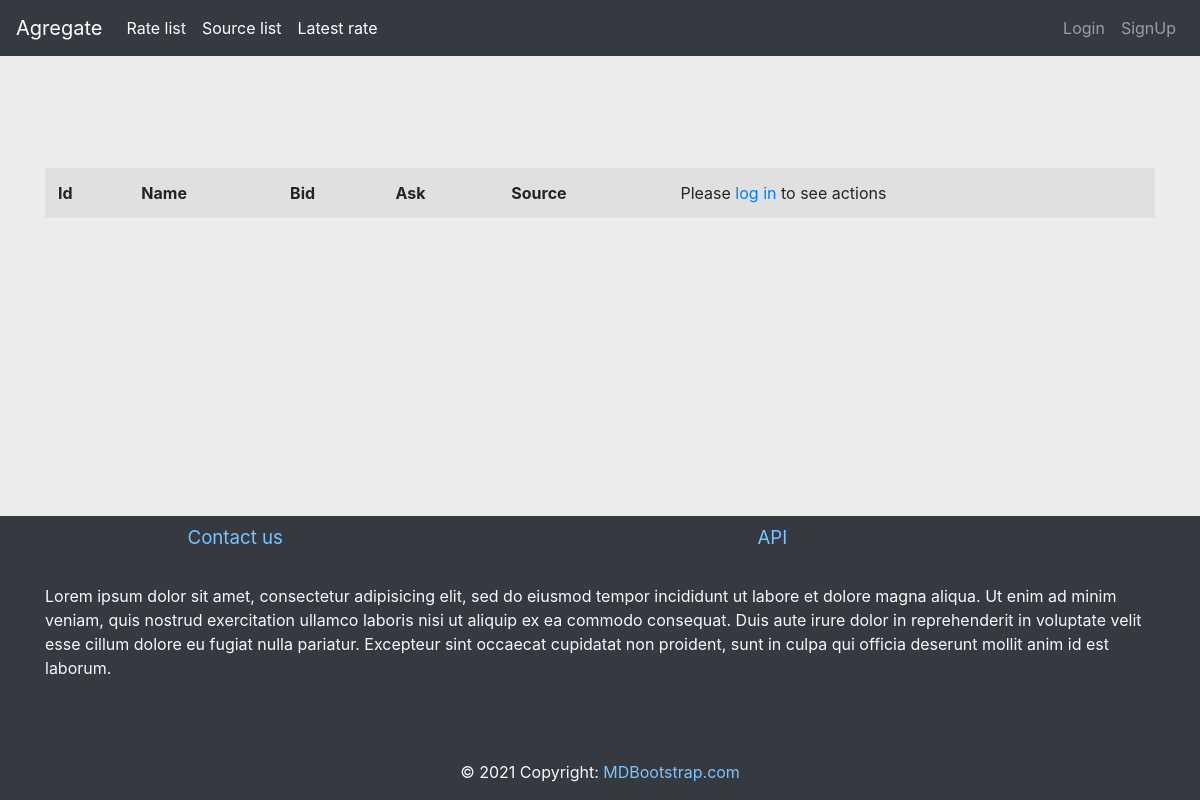
/currency/rate/latest, run on an earlier commit of the app's database.
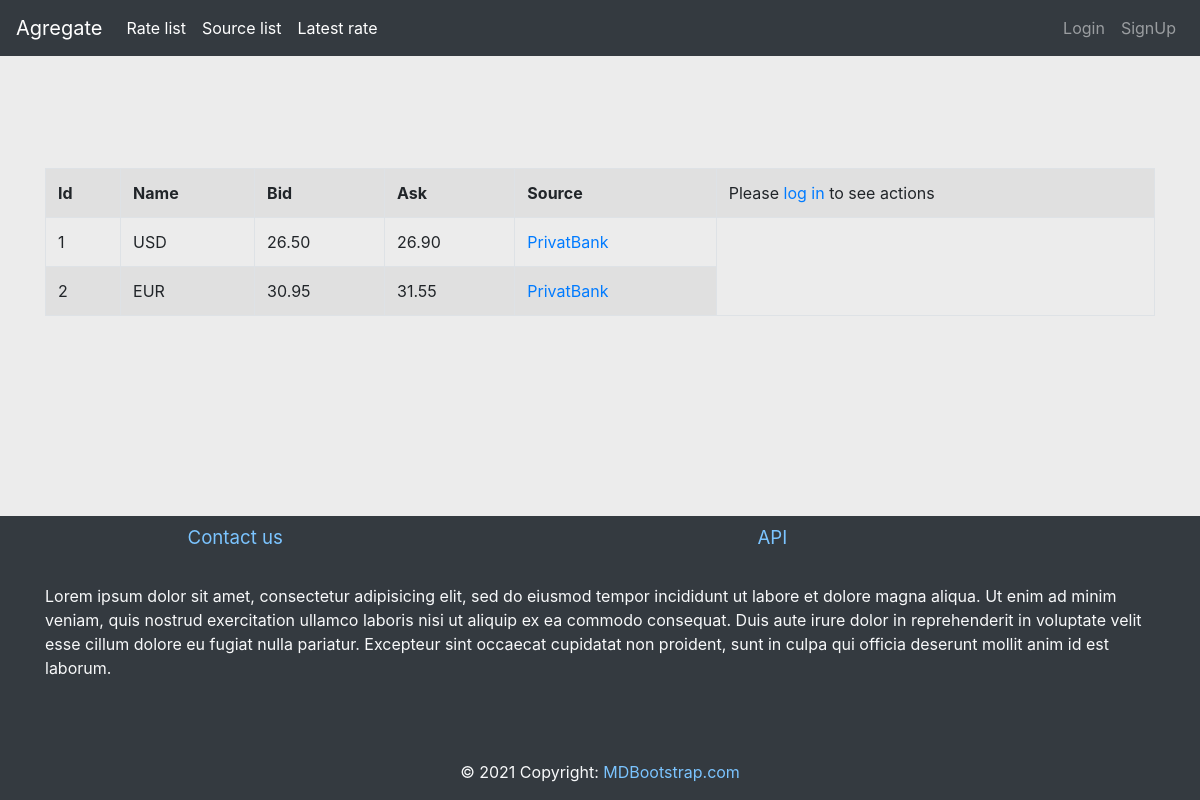
And on a later commit of the database.
### currency/models.py (models this page shows)
class Rate(models.Model):
    ask = models.DecimalField(max_digits=4, decimal_places=2)
    bid = models.DecimalField(max_digits=4, decimal_places=2)
    created = models.DateTimeField(auto_now_add=True)
    currency_name = models.CharField(
        max_length=3,
        choices=choices.RATE_TYPES,
        blank=False,
        null=False,
        default=choices.TYPE_USD,
    )
    source = models.ForeignKey(
        Source,
        related_name='rates',
        on_delete=models.CASCADE,
        choices=choices.SOURCE_TYPES
    )
    currency_type = models.CharField(max_length=8)

class Source(models.Model):
    name = models.CharField(max_length=64)
    code_name = models.CharField(max_length=24, unique=True, editable=False)
    source_url = models.CharField(max_length=256)
    logo = models.FileField(
        upload_to=upload_logo,
        blank=True,
        null=True,
        default=None,
    )

### currency/views.py (the view)
# urls.py: path('rate/latest', LatestRatesListView.as_view(), name='rate-latest'),
class LatestRatesListView(TemplateView):
    template_name = 'latest_rate.html'
    def get_context_data(self, **kwargs):
        context = super().get_context_data(**kwargs)
        context['rate_list'] = get_latest_rates()
        return context

### currency/services.py (called while the page is built)
def get_latest_rates():
    latest_rates = cache.get(const.CACHE_KEY_LATEST_RATES)
    if latest_rates is not None:
        return latest_rates
    rates = []
    for source in Source.objects.all():
        for currency_type, _ in mch.RATE_TYPES:
            rate = Rate.objects \
                .filter(source=source, currency_name=currency_type) \
                .order_by('-created').first()
            if rate is not None:
                rates.append(rate)
    cache.set(const.CACHE_KEY_LATEST_RATES, rates, 60 * 60 * 24 * 14)
    return rates

### currency/templates/latest_rate.html
{% extends 'base.html' %}
{% block main_content%}
    <br>
    <br>
    <br>
    <br>
    <br>
    <br>
    <br>
    <table class="table table-striped table-bordered"  >
        <tr>
            <th>Id</th>
            <th>Name</th>
            <th>Bid</th>
            <th>Ask</th>
            <th>Source</th>
            {%if request.user.is_authenticated%}
                <th>Actions</th>
            {%else%}
                <td>
                    Please <a href="{% url 'login' %}">log in</a> to see actions
                </td>
            {%endif%}
        </tr>
        {% for rate in rate_list %}
            <tr>
                <td>{{ rate.id }}</td>
                <td>{{ rate.currency_name }}</td>
                <td>{{ rate.bid }}</td>
                <td>{{ rate.ask }}</td>
                <td><a href="{% url 'currency:source-details' rate.source_id %}">{{ rate.source.name }}</a></td>
            </tr>
        {% endfor %}
    </table>
{% endblock %}

### currency/templates/base.html (shortened to what this page needs)
{% load static %}
<!DOCTYPE html>
<html lang="eng" >
    <head>
        <link rel="stylesheet" href="{% static 'css/bootstrap.min.css' %} ">
        <link rel="stylesheet" href="{% static 'css/main.css' %}">
    </head>
    <body style="background-color: #ececec;" class="d-flex flex-column min-vh-100">
        <div class="container">
            {%include 'includes/navbar.html'%}
        </div>
        <div class="container">
            {% block main_content%}
            {% endblock %}
        </div>
        {%include 'includes/footer.html'%}
    </body>
</html>

### currency/templates/includes/navbar.html (shortened to what this page needs)
<nav class="navbar navbar-expand-sm bg-dark navbar-dark fixed-top">
    <a class="navbar-brand" href='{% url 'index'%}'>Agregate</a>
    <div class="collapse navbar-collapse" id="navbarNavDropdown">
        <ul class="navbar-nav mr-auto">
            <li class="nav-item active">
                <a class="nav-link" href="{% url 'currency:rate-list' %}">Rate list</a>
            </li>
            <li class="nav-item active">
                <a class="nav-link" href="{% url 'currency:source-list' %}">Source list</a>
            </li>
            <li class="nav-item active">
                <a class="nav-link" href="{% url 'currency:rate-latest' %}">Latest rate</a>
            </li>
        </ul>
        <ul class="navbar-nav ">
            {% if request.user.is_authenticated %}
                <li class="nav-item  dropdown my-2 my-lg-0">
                    <a class="nav-link dropdown-toggle" href="#" id="navbarDropdownMenuLink" role="button" data-toggle="dropdown" aria-haspopup="true" aria-expanded="false">
                        {{ request.user.email }}
                    </a>
                    <div class="dropdown-menu " aria-labelledby="navbarDropdownMenuLink">
                        {%if request.user.is_superuser%}
                        <a style="color: rgb(123, 196, 255)">&nbsp &nbsp &nbsp Superuser</a>
                        {%endif%}
                        <a class="dropdown-item" href="{% url 'accounts:my-profile' %}">My Profile</a>
                        <a class="dropdown-item" href="{% url 'logout' %}">Log Out</a>
                    </div>
                </li>
            {%else%}
                <li class="nav-item my-2 my-lg-0"">
                    <a class="nav-link"  href="{%url 'login' %}">Login</a>
                </li>
                <li class="nav-item my-2 my-lg-0"">
                    <a class="nav-link" href="{%url 'accounts:sign-up'%}">SignUp</a>
                </li>
            {%endif%}
        </ul>
    </div>
</nav>

### currency/templates/includes/footer.html
<footer class="footer sticky-bottom text-light font-small bg-dark mt-auto">
  <div class="container">
    <div class="row">
      <div class="col-md-3 py-2 mx-auto">
        <div class="mb-2 flex-center">
          <a href="{% url 'currency:contactUs_create'%}" style="color: rgb(123, 196, 255); font-size: 14pt;">
              Contact us
          </a>
        </div>
      </div>
      <div class="col-md-3 py-2 mx-auto">
        <div class="mb-2 flex-center">
          <a href="../../api" style="color: rgb(123, 196, 255); font-size: 14pt;">
              API
          </a>
        </div>
      </div>
    </div>
    <div class="row">
        <div class="col-md-12 py-3">
          <div class="mb-5 flex-center">
            <p>{% lorem %}</p>
          </div>
        </div>
     </div>
  </div>
  <div class="footer-copyright text-center py-3">© 2021 Copyright:
    <a href="https://mdbootstrap.com/" style="color: rgb(123, 196, 255); "> MDBootstrap.com</a>
  </div>
</footer>

What changed in the data, as far as the page shows it:
now on this page (row edited): Rate: id "1", currency_name "USD", bid "26.50", ask "26.90", source.name "PrivatBank"
added Rate: id "2", currency_name "EUR", bid "30.95", ask "31.55", source.name "PrivatBank"
